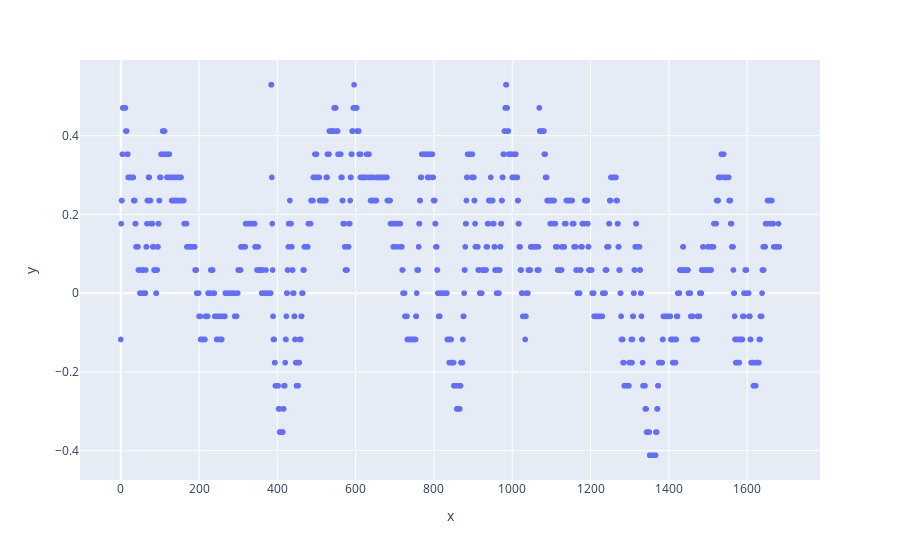

The notebook cell saved with this chart:
### Code cell
fil = (rrt_viv != -1)
rrt_viv = rrt_viv[fil]
px.scatter(x = np.arange(rrt_viv.shape[0]) ,y = rrt_viv)

### Figure 1 — Plotly figure (JSON) as saved in the notebook; plotly's stock layout.template omitted (floating-point values rounded to 4 significant figures; data arrays with more than 128 entries replaced by an {"elided": "..."} marker saying what was removed)
{"data": [{"hovertemplate": "x=%{x}<br>y=%{y}<extra></extra>", "legendgroup": "", "marker": {"color": "#636efa", "symbol": "circle"}, "mode": "markers", "name": "", "showlegend": false, "type": "scattergl", "x": {"elided": "1683 int values"}, "xaxis": "x", "y": {"elided": "1683 float values"}, "yaxis": "y"}], "layout": {"legend": {"tracegroupgap": 0}, "margin": {"t": 60}, "xaxis": {"anchor": "y", "domain": [0, 1], "title": {"text": "x"}}, "yaxis": {"anchor": "x", "domain": [0, 1], "title": {"text": "y"}}}}
